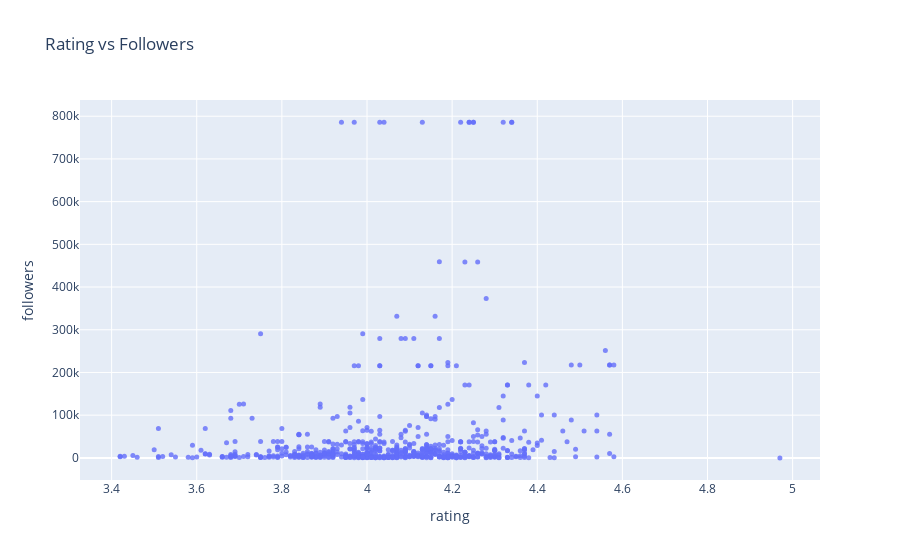

Notebook code for this chart:
### Code cell
#Rating vs followers
fig = px.scatter(BooksClean_df, 
                 x='rating', 
                 y='followers', 
                 opacity=0.8,
                 hover_data = ['author', 'title','genres'],
                 title='Rating vs Followers')
fig.update_traces(marker_size=5)
fig.show()

### Figure 1 — Plotly figure (JSON) as saved in the notebook; plotly's stock layout.template omitted (floating-point values rounded to 4 significant figures; data arrays with more than 128 entries replaced by an {"elided": "..."} marker saying what was removed)
{"data": [{"customdata": {"elided": "652x3 str values"}, "hovertemplate": "rating=%{x}<br>followers=%{y}<br>author=%{customdata[0]}<br>title=%{customdata[1]}<br>genres=%{customdata[2]}<extra></extra>", "legendgroup": "", "marker": {"color": "#636efa", "opacity": 0.8, "size": 5, "symbol": "circle"}, "mode": "markers", "name": "", "orientation": "v", "showlegend": false, "type": "scatter", "x": {"elided": "652 float values"}, "xaxis": "x", "y": {"elided": "652 int values"}, "yaxis": "y"}], "layout": {"legend": {"tracegroupgap": 0}, "title": {"text": "Rating vs Followers"}, "xaxis": {"anchor": "y", "domain": [0, 1], "title": {"text": "rating"}}, "yaxis": {"anchor": "x", "domain": [0, 1], "title": {"text": "followers"}}}}
